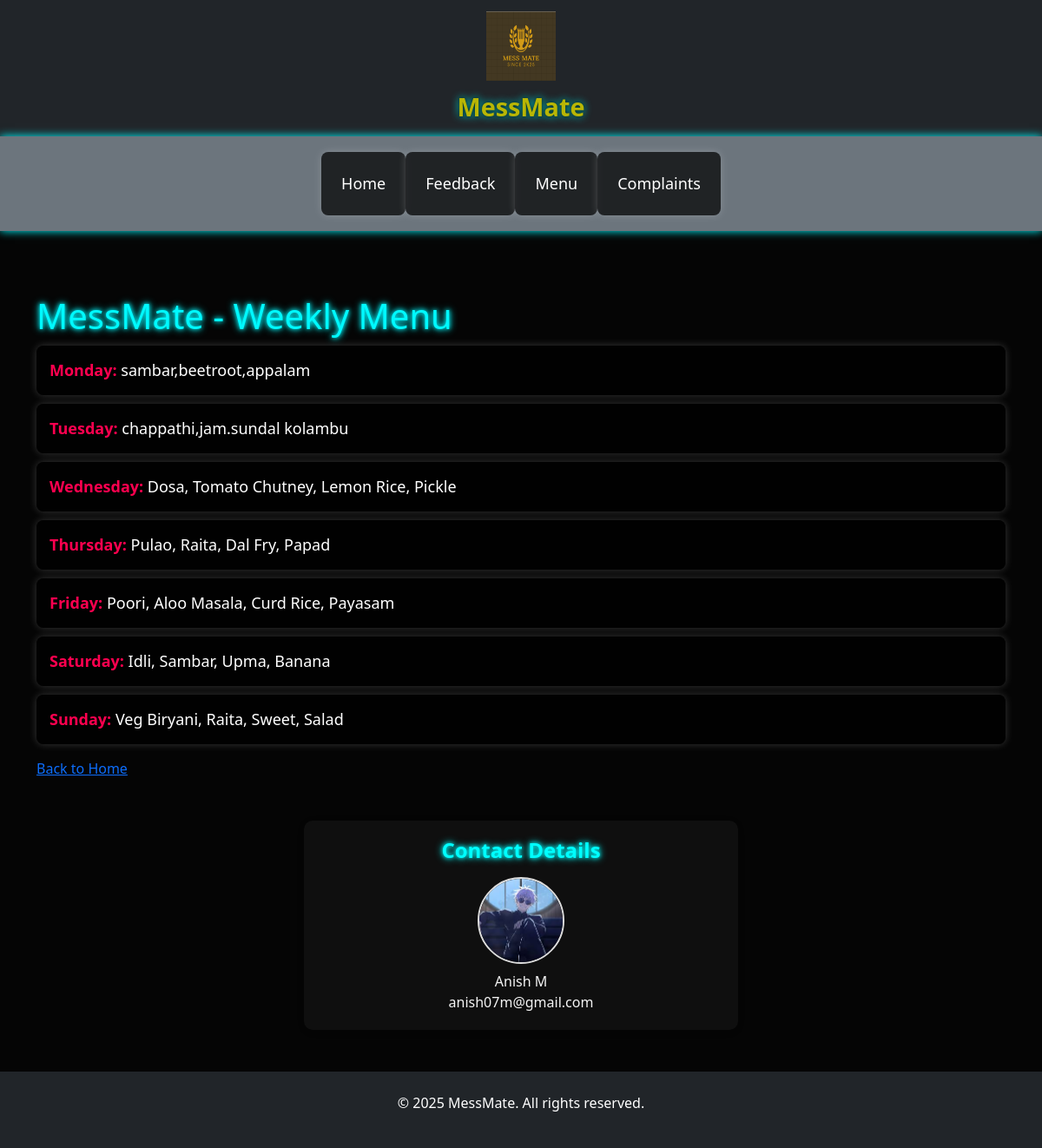
The page /menu on the database its author committed.
### app/models.py (models this page shows, shortened)
class Menu(db.Model):
    id = db.Column(db.Integer, primary_key=True)
    day = db.Column(db.String(20), nullable=False)
    items = db.Column(db.Text, nullable=False)

### app/main_routes.py (the view)
@main.route('/menu')
def menu():
    menus = Menu.query.all()
    menus_sorted = sorted(menus, key=lambda m: WEEKDAYS.index(m.day))
    return render_template('menu.html', menus=menus_sorted)

### app/templates/menu.html
{% extends 'layout.html' %}
{% block content %}
  <h1 class="neon-text">MessMate - Weekly Menu</h1>
  <ul class="menu-list">
    {% for menu in menus %}
      <li><strong>{{ menu.day }}:</strong> {{ menu.items }}</li>
    {% endfor %}
  </ul>
  <a href="{{ url_for('main.index') }}" class="neon-link">Back to Home</a>
{% endblock %}

### app/templates/layout.html (shortened to what this page needs)
<!DOCTYPE html>
<html lang="en">
<head>
    <link href="https://cdn.jsdelivr.net/npm/bootstrap@5.3.3/dist/css/bootstrap.min.css" rel="stylesheet">
    <link href="{{ url_for('static', filename='css/styles.css') }}" rel="stylesheet">
</head>
<body>
<nav class="navbar navbar-expand-lg navbar-dark bg-dark">
    <div class="container text-center">
        <a class="navbar-brand mx-auto d-flex flex-column align-items-center" href="{{ url_for('main.index') }}">
            <img src="{{ url_for('static', filename='images/logo.png') }}" alt="MessMate Logo" style="width: 80px; height: 80px;" class="mb-2">
            <span class="brand-text">MessMate</span>
        </a>
    </div>
</nav>
<nav class="navbar navbar-expand-lg navbar-dark bg-secondary">
    <div class="container">
        <div class="collapse navbar-collapse justify-content-center" id="navbarNav">
            <ul class="navbar-nav">
                <li class="nav-item"><a class="nav-link" href="{{ url_for('main.index') }}">Home</a></li>
                <li class="nav-item"><a class="nav-link" href="{{ url_for('main.feedback') }}">Feedback</a></li>
                <li class="nav-item"><a class="nav-link" href="{{ url_for('main.menu') }}">Menu</a></li>
                <li class="nav-item"><a class="nav-link" href="{{ url_for('main.complaints') }}">Complaints</a></li>
            </ul>
        </div>
    </div>
</nav>
    <button class="navbar-toggler" type="button" data-bs-toggle="collapse" data-bs-target="#navbarNav">
        <span class="navbar-toggler-icon"></span>
    </button>
<div class="container my-5">
    {% block content %}{% endblock %}
</div>
{% if not 'admin' in request.path %}
<div class="toast-container position-fixed top-0 end-0 p-3 z-3">
</div>
{% endif %}
<div class="contact-section text-center mt-4">
    <h4 class="mb-3">Contact Details</h4>
    <img src="{{ url_for('static', filename='images/gojo.jpeg') }}" alt="Your Avatar" class="rounded-circle" width="100" height="100">
    <p class="mt-2 mb-0">Anish M</p>
    <p class="mb-0">anish07m@gmail.com</p>
</div>
<footer class="text-center py-4 mt-5 bg-dark text-white">
    <p>&copy; 2025 MessMate. All rights reserved.</p>
</footer>
</body>
</html>

### app/static/css/styles.css (style rules this page uses)
body { background-color: #050505; color: #f5f5f5; font-family: 'Segoe UI', Tahoma, Geneva, Verdana, sans-serif; }
h1, h2, h3 { color: #00f9ff; text-shadow: 0 0 5px #00f9ff, 0 0 10px #00f9ff; }
.navbar { background-color: #1a1a2e; box-shadow: 0 0 10px #00f9ff; }
ul, li { list-style-type: none; padding: 0; }
li { background-color: rgba(0, 0, 0, 0.7); margin: 10px 0; padding: 15px; border-radius: 8px; color: #ffffff; font-size: 18px; box-shadow: 0 0 10px rgba(255, 255, 255, 0.2); }
li strong { color: #ff004f; }
.contact-section { background-color: #0f0f0f; padding: 20px; border-radius: 10px; max-width: 500px; margin: auto; box-shadow: 0 2px 8px rgba(0, 0, 0, 0.1); }
.contact-section img { object-fit: cover; border: 2px solid #ddd; }
.contact-section h4 { color: #0ff; text-shadow: 0 0 5px #0ff, 0 0 10px #0ff; font-weight: bold; }
.navbar-brand .brand-text { font-family: 'Segoe UI', Tahoma, Geneva, Verdana, sans-serif; font-size: 1.8rem; color: #b9b605; font-weight: bold; text-shadow: 0 0 5px #011111, 0 0 10px #0ff; transition: transform 0.3s ease; }
.navbar-nav .nav-link { color: #ffffff; position: relative; transition: color 0.3s, text-shadow 0.3s; }

### rows shown on the page
Menu: day "Monday", items "sambar,beetroot,appalam"
Menu: day "Tuesday", items "chappathi,jam.sundal kolambu"
Menu: day "Wednesday", items "Dosa, Tomato Chutney, Lemon Rice, Pickle"
Menu: day "Thursday", items "Pulao, Raita, Dal Fry, Papad"
Menu: day "Friday", items "Poori, Aloo Masala, Curd Rice, Payasam"
Menu: day "Saturday", items "Idli, Sambar, Upma, Banana"
Menu: day "Sunday", items "Veg Biryani, Raita, Sweet, Salad"
